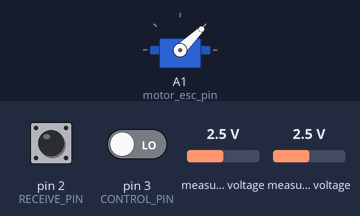
This sketch was run on a simulated Arduino Uno, built for the host (arithmetic inside an expression is 32-bit, double 64-bit). On the bench: servo. The inputs (shaded band) are chosen by the test bench; at power-on: pin 2 (RECEIVE_PIN) LOW, pin 3 (CONTROL_PIN) LOW, measured voltage 2.5 V. What the sketch prints to the serial monitor is not drawn.

Above: at 1.1 s.
At 8.7 s:
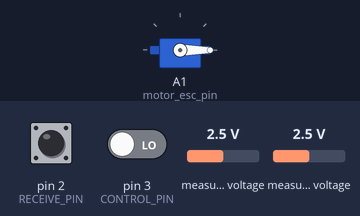
8.8 s: pin 2 (RECEIVE_PIN) pulsed HIGH 2 times (0.12 s each, 0.3 s apart)
At 9.6 s:
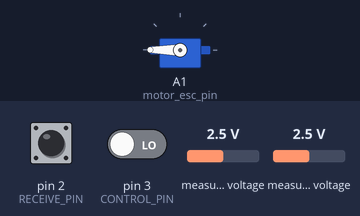
Timing chart, 0 to 11.8 s (numbered marks = the images above; inputs shaded):
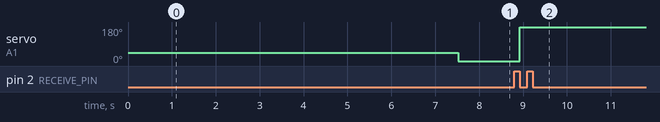

The sketch:

INTERRUPT_WORKING_CODE.ino
```cpp
#include <Servo.h>
#include <ADS1X15.h>

#define CONTROL_ENABLE_THREASHOLD 1700

Servo motor;
ADS1015 ADS(0x48);

/*  Interrupt throttle reading variables  */
volatile unsigned long pulseInTimeBegin = micros();
volatile unsigned long pulseInTimeEnd = micros();
volatile bool newPulseDurationAvailable = false;
volatile bool controlEnabledFlag = false;
volatile unsigned long controlPulseStart = micros();
// Pins Connected -------------------------------
const uint8_t motor_esc_pin = A1;     // Reading PWM Throttle
const uint8_t RECEIVE_PIN = 2;
const uint8_t CONTROL_PIN = 3;
// Variables ------------------------------------
// Variables to store pulse width and throttle position
unsigned long pulse_width;
unsigned long throttle_value;

// Current Sensor
int16_t current_adc_reading = 0;
float current_value = 0;
float current_offset = 0;
float f;

unsigned long time_now = 0;
unsigned long time_before = 0;
bool first_run_flag = true;

 // Sample time and percentage arrays
// long timestamp[] =  {0, 14000, 15000, 18000, 22000, 26000, 29000, 32000, 32100, 37000, 39000}; // in milliseconds
// int percentage[] =  {0, 0,     30,    30,    60,    60,    0,     0,     20,    20,    0};
// long timestamp[] =  {0, 14000, 15000, 18000, 20000, 23000, 25000, 30000, 32000}; // in milliseconds
// int percentage[] = {0, 0,     20,    18,    0,     0,     40,    40,    0};
// long timestamp[] = {0, 14000, 14010, 17000, 18000};
// int percentage[] = {0, 0,     60,    60,    0};
long timestamp[] = {0, 14000, 14100, 15000, 15100, 16000, 16100, 17000, 17100, 18000, 18100, 19000, 19100, 20000, 21100, 22000, 22100, 23000, 23100,  24000, 24100, 25000, 28000, 29000, 32000, 35000};
int percentage[] = {0, 0,     10,    10,    20,    20,    30,    30,    40,    40,    50,    50,    60,    60,    70,    70,    80,    80,    90,     90,    100,   100,   0,     0,     100,   0};
int arraySize = sizeof(timestamp) / sizeof(timestamp[0]);


// Setup ----------------------------------------

void setup(){

  // Serial Configuration
  Serial.begin(115200); delay(1000);
  Serial.println("Starting Setup...");

  // Motor Configuration
  motor.attach(motor_esc_pin);
  motor.writeMicroseconds(1000);
  delay(2000);

  // Initialise ADS
  Wire.begin();
  if (!ADS.begin()){
    Serial.println("ADS1015 not connected. Please verify connections and try again.");
    while (1);
  }
  ADS.setDataRate(7);
  ADS.setMode(0);
  ADS.setGain(1);
  Serial.print("Data Rate : "); Serial.println(ADS.getDataRate());
  f = ADS.toVoltage(1);  // Voltage factor

  // Current Sensor Configuration
  current_offset = calculateCurrentOffset(200);
  Serial.println("Begging Data Collection in 2 Seconds...");
  delay(2000);

  /*  Attaching interrupt */
  attachInterrupt(digitalPinToInterrupt(RECEIVE_PIN), fastPulseIn, CHANGE);
  attachInterrupt(digitalPinToInterrupt(CONTROL_PIN), controlChangeEvent, CHANGE);

}

// Loop -----------------------------------------

void loop() {

    // Time
    time_now = millis();


    // SETTING PWM THROTTLE --------------------------
    // throttle_value = interpolate(timestamp, percentage, arraySize, millis());  // 0 -> 100%
    // throttle_value = int(float(analogRead(A3))*100/498);
    // throttle_value = int(float(throttle_value)/100*1000 + 1000); // 1000 -> 2000
    // unsigned int pulse_width = pulseIn(A0, HIGH);
    if (newPulseDurationAvailable) {
      pulse_width = pulseInTimeEnd - pulseInTimeBegin;
      throttle_value = map(pulse_width, 1000, 2000, 1000, 2000);
    }

    motor.writeMicroseconds(throttle_value);


    // READING CURRENT SENSOR ------------------------
    current_adc_reading = ADS.readADC_Differential_0_1(); //Raw data reading // 0 -> 4095
    current_value = ADS.toVoltage(current_adc_reading) / 0.04 - current_offset; //0.04V/A -->[A]


    // PRINTING VALUES --------------------------------
    printDebugStatements();

    time_before = time_now;
}


void printDebugStatements(){
  if (first_run_flag) {
    Serial.println("Time[ms], Throttle[1000 -> 2000], Current[A], Frequency [Hz], Control Enabled");
    first_run_flag = false;
  }
  else {
    Serial.print(time_now); Serial.print(",");
    Serial.print(throttle_value); Serial.print(",");
    Serial.print(current_value); Serial.print(",");
    Serial.print(1000/(time_now - time_before)); Serial.print(",");
    Serial.print(controlEnabledFlag);
    Serial.println();
  }
}


float calculateCurrentOffset(int numOfSamples){
  Serial.println("Calculating Current Offset...");

  float sum = 0;
  for(int i = 0; i < numOfSamples; i++){
    int16_t raw_adc = ADS.readADC_Differential_0_1();
    float voltage = ADS.toVoltage(raw_adc);
    sum += voltage / 0.04;;
    delay(10);
  }
  float currentOffset = sum / numOfSamples;

  Serial.print("Current Offset: "); Serial.println(currentOffset);
  return currentOffset;
}

// Function to interpolate linearly between given timestamps and percentage values
int interpolate(long timestamp[], int percentage[], int arraySize, int currentTime) {

  // Ensure current time is within the range of timestamps
  if (currentTime <= timestamp[0]) {
    return percentage[0];
  }
  if (currentTime >= timestamp[arraySize - 1]) {
    return percentage[arraySize - 1];
  }

  // Find the index of the first timestamp greater than or equal to current time
  int index = 0;
  while (index < arraySize && timestamp[index] < currentTime) {
    index++;
  }

  // Interpolate between the two closest timestamps
  float timeFraction = (float)(currentTime - timestamp[index - 1]) / (timestamp[index] - timestamp[index - 1]);
  int interpolatedPercentage = percentage[index - 1] + timeFraction * (percentage[index] - percentage[index - 1]);
  return interpolatedPercentage;
}

void controlChangeEvent() {
  if (digitalRead(RECEIVE_PIN) == HIGH) {
    controlPulseStart = micros();
  } else {
    	unsigned long control_pulse_width = micros() - controlPulseStart;
      // Serial.println(control_pulse_width);
      if (control_pulse_width >= CONTROL_ENABLE_THREASHOLD)
        controlEnabledFlag = true;
      else
        controlEnabledFlag = false;
  }

}


void fastPulseIn() {
  // Serial.println("interrupt runninggggggggggggggggg");
  if (digitalRead(RECEIVE_PIN) == HIGH) {
    pulseInTimeBegin = micros();
    newPulseDurationAvailable = false;
  }
  else {
    pulseInTimeEnd = micros();
    newPulseDurationAvailable = true;
  }
}
```

Measured:
- after the input at 8.8 s, servo on A1 (motor_esc_pin): 0° → 180° after 0.12 s
